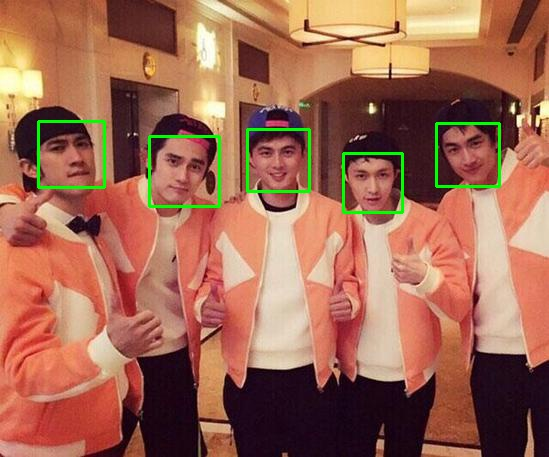
#> input picture test/5_20150506085717ec422_550.jpg, 549 x 457 px; its folder holds only this picture in this run
$ python face_extraction.py --indir test   (Python 2 division)   (older library calls are emulated)
#> lines starting #> are read from the running program, lines starting #| are printed output that depends on the picture; after the words box and inside, x2 and y2 are one past the last pixel; in counts of white or black regions, pixels touching at a corner belong together
'''-For each face, an image file is generated
    -the images are strictly of the faces
'''

import cv2, os, sys, argparse
parser = argparse.ArgumentParser(description='walks through a given folder, detects faces on images inside, draws a rectangle around the faces and saves the image to the outdir with the filename x_filename, where x is the number of recognized faces')
parser.add_argument('-i','--indir', required=True,
	help='folder with images to analyze')
args = parser.parse_args()

def facechop(image):
#> called with image = 'test/5_20150506085717ec422_550.jpg'
    facedata = "haarcascade_frontalface_default.xml"
    cascade = cv2.CascadeClassifier(facedata)

    img = cv2.imread(image)
#> img is the input picture: shape (457, 549, 3); mean B, G, R 82.2, 104.2, 160.2

    gray  = cv2.cvtColor(img, cv2.COLOR_BGR2GRAY)
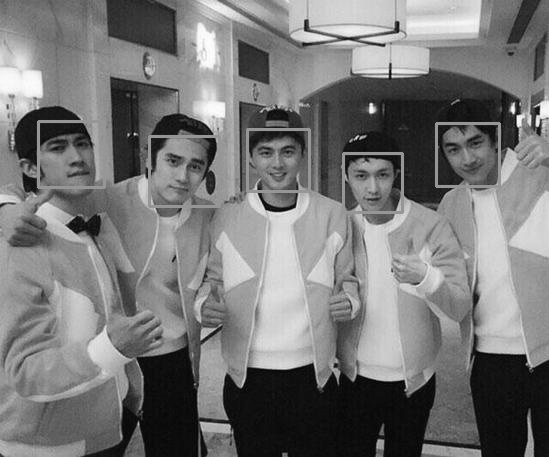
#> gray: shape (457, 549); min 3, max 254, mean 118.5
    faces = cascade.detectMultiScale(gray,
		scaleFactor = 1.2,
		minNeighbors = 5,
		minSize = (20, 20),
		flags = cv2.cv.CV_HAAR_SCALE_IMAGE)
#> faces = [[38, 122, 65, 65], [437, 124, 62, 62], [249, 130, 58, 58], [343, 154, 58, 58], [149, 136, 70, 70]]

    for f in faces:
        x, y, w, h = [ v for v in f ]
        cv2.rectangle(img, (x,y), (x+w,y+h), (255,255,255))

        sub_face = img[y:y+h, x:x+w]
        imgname = "_" + str(y) + image.split('/')[-1]
        face_file_name = "/Users/hanyuanzhuang/Desktop/project_01/test/" + imgname
        cv2.imwrite(face_file_name, sub_face)
#> this loop made 5 passes
#> (x, y, w, h, imgname) on passes 1 to 5: (38, 122, 65, 65, '_1225_20150506085717ec422_550.jpg'), (437, 124, 62, 62, '_1245_20150506085717ec422_550.jpg'), (249, 130, 58, 58, '_1305_20150506085717ec422_550.jpg'), (343, 154, 58, 58, '_1545_20150506085717ec422_550.jpg'), (149, 136, 70, 70, '_1365_20150506085717ec422_550.jpg')
#> pass 1, in facechop, `sub_face = img[y:y+h, x:x+w]`:
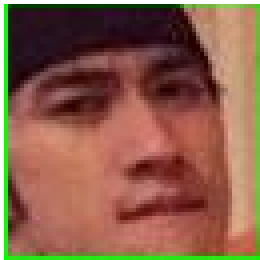
#> sub_face: shape (65, 65, 3) (shown 4 times larger); mean B, G, R 74.7, 95.2, 138.7
#> pass 2, in facechop, `sub_face = img[y:y+h, x:x+w]`:
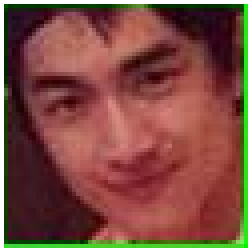
#> sub_face: shape (62, 62, 3) (shown 4 times larger); mean B, G, R 63.1, 73.6, 124.4
#> pass 3, in facechop, `sub_face = img[y:y+h, x:x+w]`:
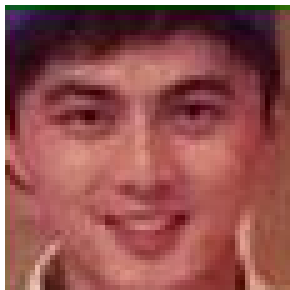
#> sub_face: shape (58, 58, 3) (shown 5 times larger); mean B, G, R 80.1, 82.1, 145
#> after the loop:
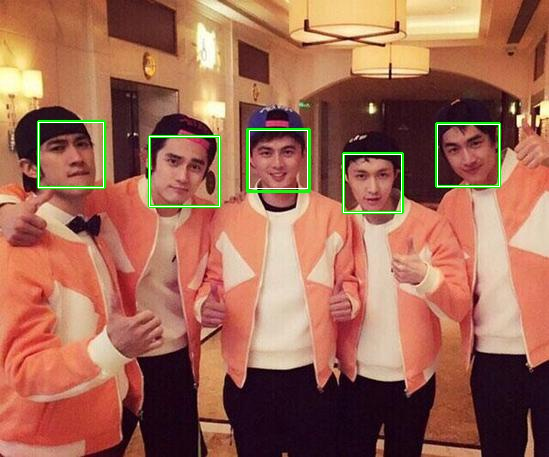
#> img: shape (457, 549, 3); 0.5% of pixels changed, all inside (x1, y1, x2, y2) = (38, 122, 500, 213)

    cv2.imshow(image, img)

    return


indir = args.indir
if indir[-1] != '/':
	indir += '/'

count = 0
for filename in os.listdir(indir):
	if filename[-3:] != 'jpg':
		continue

	path = indir + filename
	savedto = facechop(path)
	print "saved image {0} to test".format(count, savedto)
	count += 1

$ run again, on test/_13620150506085717ec422_550.jpg
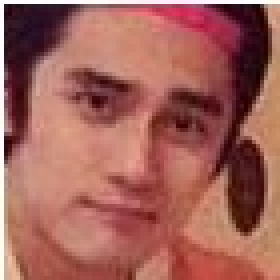
#> input picture test/_13620150506085717ec422_550.jpg, 70 x 70 px (shown 4 times larger)
#> in facechop, img is the input picture: shape (70, 70, 3); mean B, G, R 89.5, 97.6, 162
#> in facechop, `gray  = cv2.cvtColor(img, cv2.COLOR_BGR2GRAY)`:
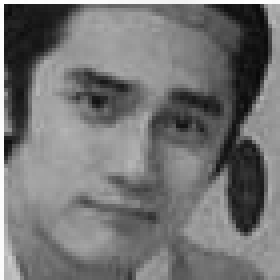
#> gray: shape (70, 70) (shown 4 times larger); min 9, max 254, mean 116
#> faces = [[5, 4, 59, 59]]
#> the loop in facechop, `for f in faces:` made 1 pass
#> (x, y, w, h, imgname) on pass 1: (5, 4, 59, 59, '_4_13620150506085717ec422_550.jpg')
#> after the loop in facechop, `for f in faces:`:
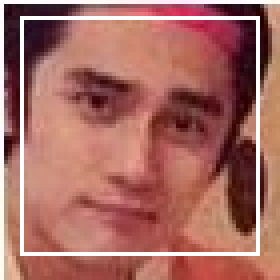
#> img: shape (70, 70, 3) (shown 4 times larger); 4.82% of pixels changed, all inside (x1, y1, x2, y2) = (5, 4, 65, 64)

$ run again, on test/_15320150506085717ec422_550.jpg
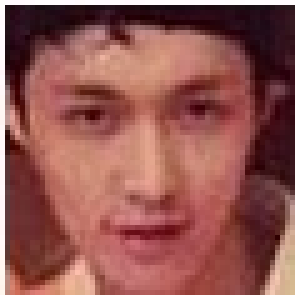
#> input picture test/_15320150506085717ec422_550.jpg, 59 x 59 px (shown 5 times larger)
#> in facechop, img is the input picture: shape (59, 59, 3); mean B, G, R 80.4, 85.2, 145.7
#> in facechop, `gray  = cv2.cvtColor(img, cv2.COLOR_BGR2GRAY)`:
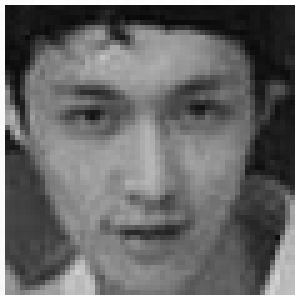
#> gray: shape (59, 59) (shown 5 times larger); min 9, max 254, mean 102.8
#> faces = [[4, 4, 50, 50]]
#> the loop in facechop, `for f in faces:` made 1 pass
#> (x, y, w, h, imgname) on pass 1: (4, 4, 50, 50, '_4_15320150506085717ec422_550.jpg')
#> after the loop in facechop, `for f in faces:`:
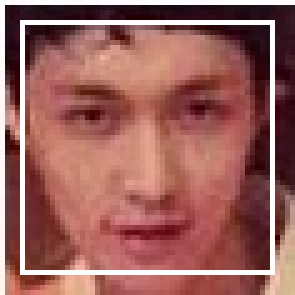
#> img: shape (59, 59, 3) (shown 5 times larger); 5.75% of pixels changed, all inside (x1, y1, x2, y2) = (4, 4, 55, 55)
